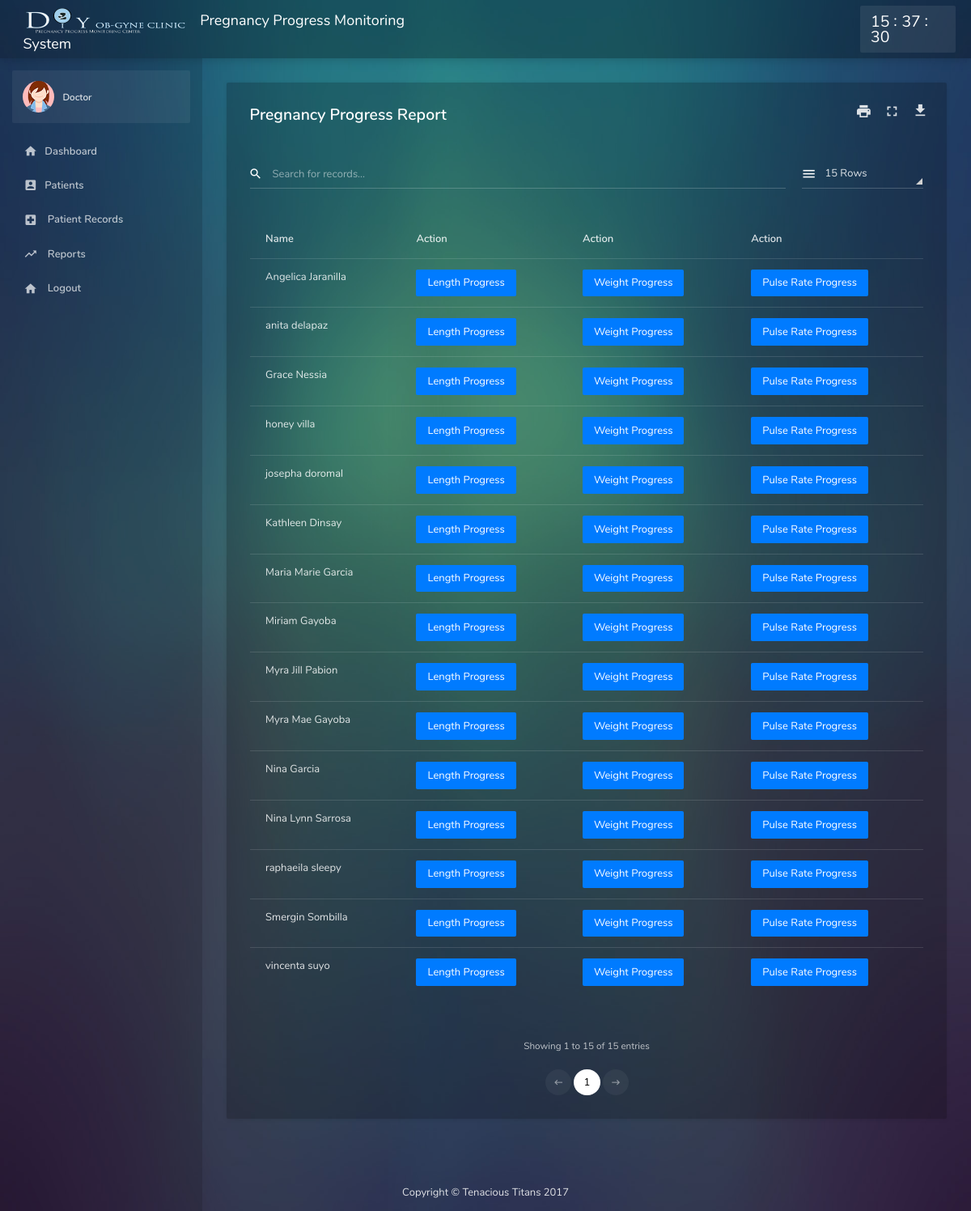
/doctor/Report-PregnancyProgress.php (signed in), run on the app's committed database.
### tables this page shows
CREATE TABLE `patient` (
  `patient_ID` int(5) NOT NULL AUTO_INCREMENT,
  `patient_firstName` varchar(15) NOT NULL,
  `patient_lastName` varchar(15) NOT NULL,
  `patient_address` varchar(30) NOT NULL,
  `patient_contactNumber` varchar(15) NOT NULL,
  `patient_bloodType` varchar(5) NOT NULL,
  `patient_Age` int(5) NOT NULL,
  `patient_Name` varchar(30) NOT NULL,
  `patient_time` varchar(15) NOT NULL,
  `patient_LMP` date NOT NULL,
  `month` char(3) NOT NULL,
  `year` char(4) NOT NULL,
  PRIMARY KEY (`patient_ID`)
);

### doctor/Report-PregnancyProgress.php (the view, shortened to what this page needs)
<?php include("includes/header.php"); ?>
<?php include("includes/sidebar.php"); ?>
<section class="content">
    <div class="card">
        <div class="card-body">
            <h4>Pregnancy Progress Report</h4>
            <br>
                    <div class="table-responsive">
                        <table id="data-table" class="table">
                            <thead>
                                <tr>
                                    <th>Name</th>
                                    <th>Action</th>
                                    <th>Action</th>
                                    <th>Action</th>
                                </tr>
                            </thead>
                            <tbody>
                                <?php
                                include("dbconnect.php");
                                $result = mysqli_query($connect, "SELECT * FROM `patient`");
                                while ($res1 = mysqli_fetch_array($result)) {
                                    ?>
                                    <tr>
                                    <td><?php echo $res1['patient_firstName']?> <?php echo $res1['patient_lastName'] ?></td>
                                    <td><a href="#" onclick="openProgressBPD(<?php echo $res1['patient_ID']; ?>)" class="btn btn-primary" >Length Progress</a></td>
                                    <td><a href="#" onclick="openProgressHC(<?php echo $res1['patient_ID']; ?>)" class="btn btn-primary" >Weight Progress</a></td>
                                    <td><a href="#" onclick="openProgressFL(<?php echo $res1['patient_ID']; ?>)" class="btn btn-primary" >Pulse Rate Progress</a></td>
                                <?php } ?>
                                </tr>
                            </tbody>
                        </table>
                     </div>
        </div>
    </div>
</section>
<?php include("includes/footer.php"); ?>

### data on the page
patient: patient_firstName "Grace", patient_lastName "Nessia"
patient: patient_firstName "Miriam", patient_lastName "Gayoba"
patient: patient_firstName "josepha", patient_lastName "doromal"
patient: patient_firstName "honey", patient_lastName "villa"
patient: patient_firstName "Nina", patient_lastName "Garcia"
patient: patient_firstName "Nina Lynn", patient_lastName "Sarrosa"
patient: patient_firstName "Smergin", patient_lastName "Sombilla"
patient: patient_firstName "anita", patient_lastName "delapaz"
patient: patient_firstName "vincenta", patient_lastName "suyo"
patient: patient_firstName "Myra Jill", patient_lastName "Pabion"
patient: patient_firstName "Myra Mae", patient_lastName "Gayoba"
patient: patient_firstName "Maria Marie", patient_lastName "Garcia"
patient: patient_firstName "Kathleen", patient_lastName "Dinsay"
patient: patient_firstName "Angelica", patient_lastName "Jaranilla"
patient: patient_firstName "raphaeila", patient_lastName "sleepy"
